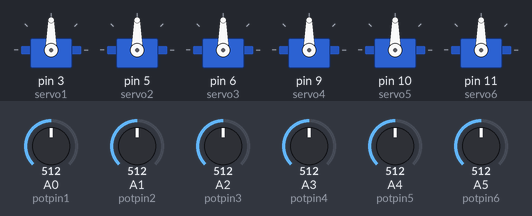
A sketch run on a simulated Arduino Uno, built with avr-gcc and run on an emulated ATmega328P. Shown: 6 × servo. Inputs (shaded band) come from the test bench; at power-on: A0 (potpin1) = 512, A1 (potpin2) = 512, A2 (potpin3) = 512, A3 (potpin4) = 512, A4 (potpin5) = 512, A5 (potpin6) = 512.

Above: at 1.2 s.
1.3 s: A0 (potpin1) set to 716
At 2.5 s:
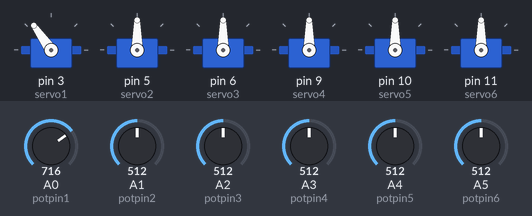
2.8 s: A1 (potpin2) set to 716
At 3.3 s:
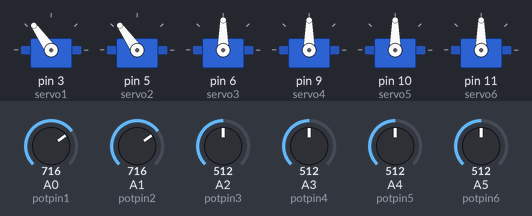
4.3 s: A2 (potpin3) set to 716
At 4.7 s:
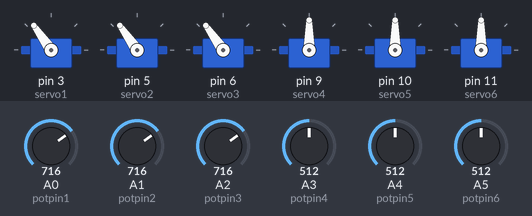
5.8 s: A3 (potpin4) set to 716
At 6.1 s:
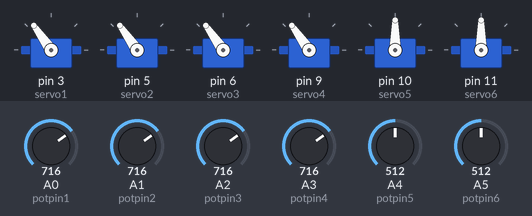
7.3 s: A4 (potpin5) set to 716
At 8.1 s:
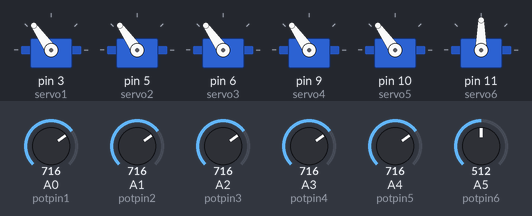
8.8 s: A5 (potpin6) set to 716
At 9.5 s:
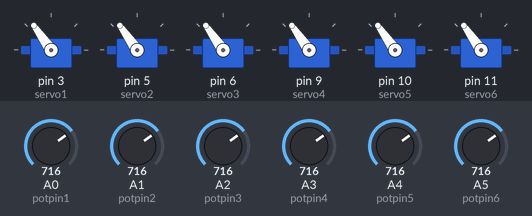
Timing chart, 0 to 11.3 s (numbered marks = the images above; inputs shaded):
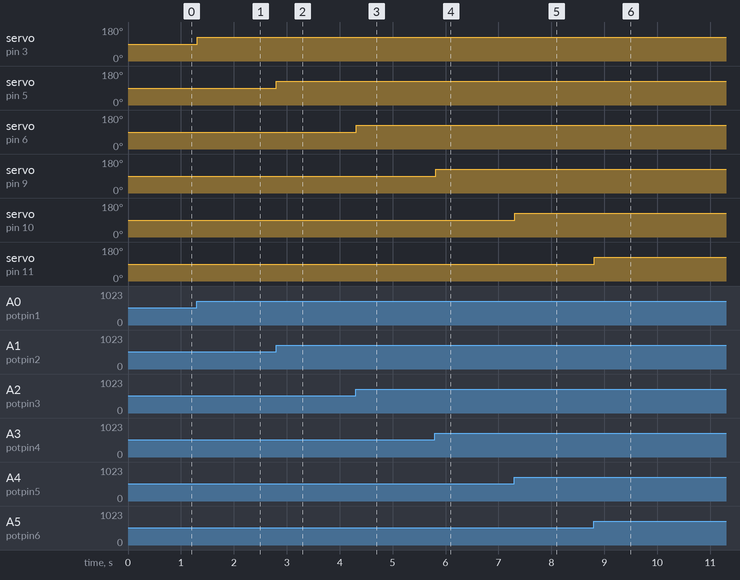

Measured:
- after the input at 1.3 s, servo on pin 3 (servo1): 90° → 125° at once
- after the input at 2.8 s, servo on pin 5 (servo2): 90° → 125° at once
- after the input at 4.3 s, servo on pin 6 (servo3): 90° → 125° at once
- after the input at 5.8 s, servo on pin 9 (servo4): 90° → 125° at once
- after the input at 7.3 s, servo on pin 10 (servo5): 90° → 125° at once
- after the input at 8.8 s, servo on pin 11 (servo6): 90° → 125° at once

The sketch:

6_servo_task1.ino
```cpp
#include <Servo.h>

Servo servo1;
Servo servo2;
Servo servo3;
Servo servo4;
Servo servo5;
Servo servo6;


int potpin1 = A0;
int potpin2 = A1;
int potpin3 = A2;
int potpin4 = A3;
int potpin5 = A4;
int potpin6 = A5;

int val1;
int val2;
int val3;
int val4;
int val5;
int val6;

void setup() {
  servo1.attach(3);
  servo2.attach(5);
  servo3.attach(6);
  servo4.attach(9);
  servo5.attach(10);
  servo6.attach(11);
}

void loop() {
  val1 = analogRead(potpin1);
  val1 = map(val1, 0, 1023, 0, 180);
  servo1.write(val1);

  val2 = analogRead(potpin2);
  val2 = map(val2, 0, 1023, 0, 180);
  servo2.write(val2);

  val3 = analogRead(potpin3);
  val3 = map(val3, 0, 1023, 0, 180);
  servo3.write(val3);

  val4 = analogRead(potpin4);
  val4 = map(val4, 0, 1023, 0, 180);
  servo4.write(val4);

  val5 = analogRead(potpin5);
  val5 = map(val5, 0, 1023, 0, 180);
  servo5.write(val5);

  val6 = analogRead(potpin6);
  val6 = map(val6, 0, 1023, 0, 180);
  servo6.write(val6);

  delay(15);
}
```
